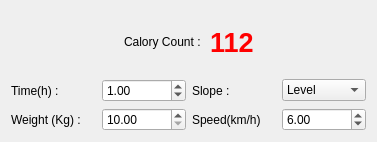
<?xml version="1.0" encoding="UTF-8"?>
<ui version="4.0">
 <class>Widget</class>
 <widget class="QWidget" name="Widget">
  <property name="geometry">
   <rect>
    <x>0</x>
    <y>0</y>
    <width>377</width>
    <height>142</height>
   </rect>
  </property>
  <property name="windowTitle">
   <string>CaloryCounter</string>
  </property>
  <layout class="QVBoxLayout" name="verticalLayout">
   <item>
    <layout class="QHBoxLayout" name="horizontalLayout">
     <item>
      <spacer name="horizontalSpacer">
       <property name="orientation">
        <enum>Qt::Horizontal</enum>
       </property>
       <property name="sizeHint" stdset="0">
        <size>
         <width>40</width>
         <height>20</height>
        </size>
       </property>
      </spacer>
     </item>
     <item>
      <widget class="QLabel" name="label_2">
       <property name="text">
        <string>Calory Count : </string>
       </property>
      </widget>
     </item>
     <item>
      <widget class="QLabel" name="caloryCountLabel">
       <property name="font">
        <font>
         <pointsize>20</pointsize>
         <bold>true</bold>
        </font>
       </property>
       <property name="styleSheet">
        <string notr="true">color: rgb(255, 0, 0);</string>
       </property>
       <property name="text">
        <string>112</string>
       </property>
      </widget>
     </item>
     <item>
      <spacer name="horizontalSpacer_2">
       <property name="orientation">
        <enum>Qt::Horizontal</enum>
       </property>
       <property name="sizeHint" stdset="0">
        <size>
         <width>40</width>
         <height>20</height>
        </size>
       </property>
      </spacer>
     </item>
    </layout>
   </item>
   <item>
    <layout class="QHBoxLayout" name="horizontalLayout_7">
     <item>
      <layout class="QHBoxLayout" name="horizontalLayout_3">
       <item>
        <widget class="QLabel" name="label_4">
         <property name="text">
          <string>Time(h) : </string>
         </property>
        </widget>
       </item>
       <item>
        <widget class="QDoubleSpinBox" name="timeSpinbox">
         <property name="value">
          <double>1.000000000000000</double>
         </property>
        </widget>
       </item>
      </layout>
     </item>
     <item>
      <layout class="QHBoxLayout" name="horizontalLayout_5">
       <item>
        <widget class="QLabel" name="label_5">
         <property name="text">
          <string>Slope : </string>
         </property>
        </widget>
       </item>
       <item>
        <widget class="QComboBox" name="slopeCombobox">
         <item>
          <property name="text">
           <string>Level</string>
          </property>
         </item>
        </widget>
       </item>
      </layout>
     </item>
    </layout>
   </item>
   <item>
    <layout class="QHBoxLayout" name="horizontalLayout_6">
     <item>
      <layout class="QHBoxLayout" name="horizontalLayout_4">
       <item>
        <widget class="QLabel" name="label">
         <property name="text">
          <string>Weight (Kg) : </string>
         </property>
        </widget>
       </item>
       <item>
        <widget class="QDoubleSpinBox" name="weightSpinbox">
         <property name="minimum">
          <double>10.000000000000000</double>
         </property>
         <property name="maximum">
          <double>300.000000000000000</double>
         </property>
        </widget>
       </item>
      </layout>
     </item>
     <item>
      <layout class="QHBoxLayout" name="horizontalLayout_2">
       <item>
        <widget class="QLabel" name="label_3">
         <property name="text">
          <string>Speed(km/h)</string>
         </property>
        </widget>
       </item>
       <item>
        <widget class="QDoubleSpinBox" name="speedSpinbox">
         <property name="value">
          <double>6.000000000000000</double>
         </property>
        </widget>
       </item>
      </layout>
     </item>
    </layout>
   </item>
  </layout>
 </widget>
 <resources/>
 <connections/>
</ui>
